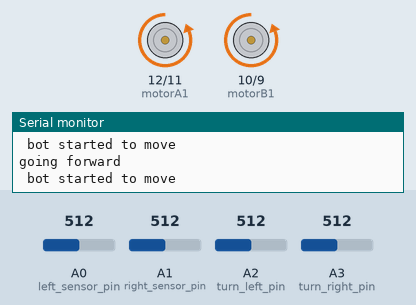
Recording of a sketch running on a simulated Arduino Uno, built with avr-gcc and run on an emulated ATmega328P. Shown: motor-driver pin pairs drawn as motors (green arrow = first pin HIGH = forward, orange = second pin HIGH = backward, longer = more drive, scaled by the enable pin), the last lines printed to the serial monitor. The test bench sets the inputs (shaded band); at power-on: A0 (left_sensor_pin) = 512, A2 (turn_left_pin) = 512, A1 (right_sensor_pin) = 512, A3 (turn_right_pin) = 512.

Above: at 4.2 s.
4.3 s: A0 (left_sensor_pin) set to 481
At 5.1 s:
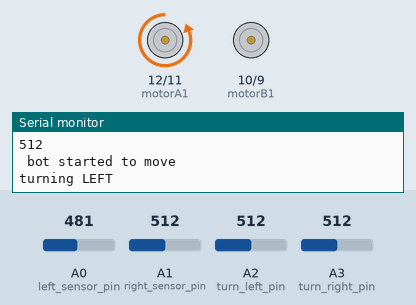
5.8 s: A2 (turn_left_pin) set to 489
At 8.6 s:
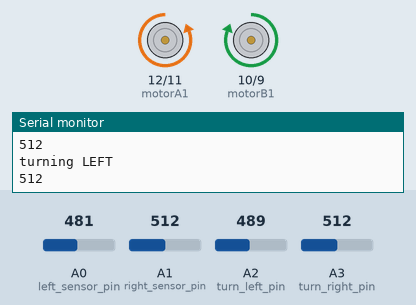
8.8 s: A1 (right_sensor_pin) set to 490
At 10.0 s:
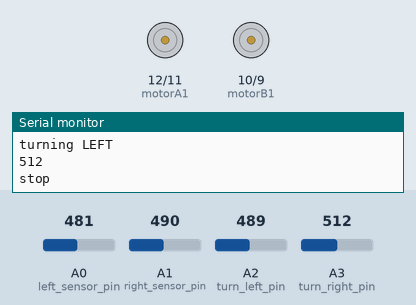
Timing chart, 0 to 16.5 s (numbered marks = the images above; inputs shaded):
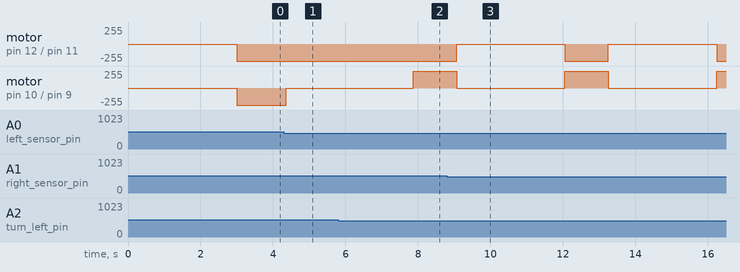

Measured:
- the behaviour switches between 500 and 499 on A0 (left_sensor_pin) (found by bisection; images 0 and 1)
- the behaviour switches between 500 and 499 on A2 (turn_left_pin) (found by bisection; images 1 and 2)
- after the input at 4.3 s, motor on pin 10 (motorB1) / pin 9 (motorB2): backward 255/255 → stopped after 0.06 s
- after the input at 5.8 s, motor on pin 10 (motorB1) / pin 9 (motorB2): stopped → forward 255/255 after 2.1 s
- by itself, motor on pin 12 (motorA1) / pin 11 (motorA2): alternates backward 255/255 for 1.2 s and stopped for 3.0 s

The sketch:

line_follower.ino
```cpp
  int vSpeed = 150;        // MAX 255
  int turn_speed = 90;    // MAX 255


  //L293 Connection
  const int motorA1      = 12;  // leftback
  const int motorA2      = 11; // leftforw
  const int motorAspeed  = 13;  // left speed
  const int motorB1      = 10; // rightback
  const int motorB2      = 9; // rightforw
  const int motorBspeed  = 8; // rightspeed


  //Sensor Connection
  const int left_sensor_pin =A0;
  const int right_sensor_pin =A1;

  const int turn_left_pin =A2;
  const int turn_right_pin =A3;

  int left_sensor_state;
  int right_sensor_state;

  int turn_left;
  int turn_right;

  int mov;


void setup() {
  pinMode(motorA1, OUTPUT);
  pinMode(motorA2, OUTPUT);
  pinMode(motorB1, OUTPUT);
  pinMode(motorB2, OUTPUT);
  pinMode(left_sensor_pin, INPUT);
  pinMode(right_sensor_pin, INPUT);
  pinMode(turn_right_pin, INPUT);
  pinMode(turn_left_pin, INPUT);

  Serial.begin(9600);

  delay(3000);

}

void loop()
{
  left_sensor_state=analogRead(left_sensor_pin);
  right_sensor_state=analogRead(right_sensor_pin);
  turn_left=analogRead(turn_left_pin);
  turn_right=analogRead(turn_right_pin);

  start_to_stop();

}

//forward function


void forward ()
{


  if(right_sensor_state > 500 && left_sensor_state < 500)
  {
    Serial.println("turning LEFT");
    Serial.println(right_sensor_state);


    analogWrite (motorAspeed, vSpeed);
    analogWrite (motorBspeed, turn_speed);

    }
  if(right_sensor_state < 500 && left_sensor_state > 500)
  {
    Serial.println("turning RIGHT");
    Serial.println(right_sensor_state);


    analogWrite (motorBspeed, vSpeed);
    analogWrite (motorAspeed, turn_speed);


    }

  if(right_sensor_state > 500 && left_sensor_state > 500)
  {
    Serial.println("going forward");

    digitalWrite (motorA1,LOW);
    digitalWrite (motorA2,HIGH);
    digitalWrite (motorB2,HIGH);
    digitalWrite (motorB1,LOW);

    analogWrite (motorAspeed, vSpeed);
    analogWrite (motorBspeed, vSpeed);


    }
    if(right_sensor_state < 500 && left_sensor_state < 500)
    {
    Serial.println("stopppppppppppppp");

    analogWrite (motorAspeed, 0);
    analogWrite (motorBspeed, 0);

    }
}


//left function
void botleft()    // turning left 90 degree
{

  Serial.println(turn_left);
  turn_left = analogRead(turn_left_pin);


  Serial.println("turning left 90 degree");
  Serial.println(turn_left);

    while(mov!=100){
    forward();
    mov=mov+1;
  }
  mov=0;


  digitalWrite (motorA1,LOW);
  digitalWrite(motorA2,HIGH);
  digitalWrite (motorB1,HIGH);
  digitalWrite(motorB2,LOW);

  analogWrite (motorAspeed, vSpeed);
  analogWrite (motorBspeed, vSpeed);

  delay(1200);

  Serial.println("stop");

  analogWrite (motorAspeed, 0);
  analogWrite (motorBspeed, 0);

  delay(1000);


}
//right function

void botright()    // turning left 90 degree
{

  Serial.println(turn_right);
  turn_right = analogRead(turn_right_pin);


  Serial.println("turning right 90 degree");
  Serial.println(turn_right);

    while(mov!=100){
    forward();
    mov=mov+1;
  }
  mov=0;


  digitalWrite (motorA1,HIGH);
  digitalWrite(motorA2,LOW);
  digitalWrite (motorB1,LOW);
  digitalWrite(motorB2,HIGH);

  analogWrite (motorAspeed, vSpeed);
  analogWrite (motorBspeed, vSpeed);

  delay(1300);

  Serial.println("stop");

  analogWrite (motorAspeed, 0);
  analogWrite (motorBspeed, 0);

  delay(1000);


}

//stop function

void botstop()
{

  Serial.println("stop");

  analogWrite (motorAspeed, 0);
  analogWrite (motorBspeed, 0);

  digitalWrite (motorA1,LOW);
  digitalWrite (motorA2,LOW);
  digitalWrite (motorB1,LOW);
  digitalWrite (motorB2,LOW);

}


// start to stop function

void start_to_stop()
{
Serial.println(" bot started to move");
forward();

if(turn_left < 500)
{
    botleft();
}

if(turn_right < 500)
{
   botright();
 }

if(right_sensor_state < 500 && left_sensor_state < 500)
{
 botstop();

}
}
```
